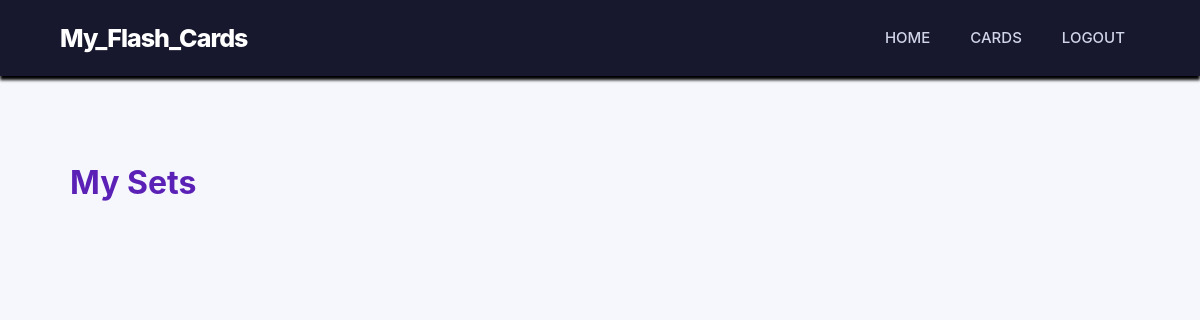
Page /sets (signed in) on the earlier database version.
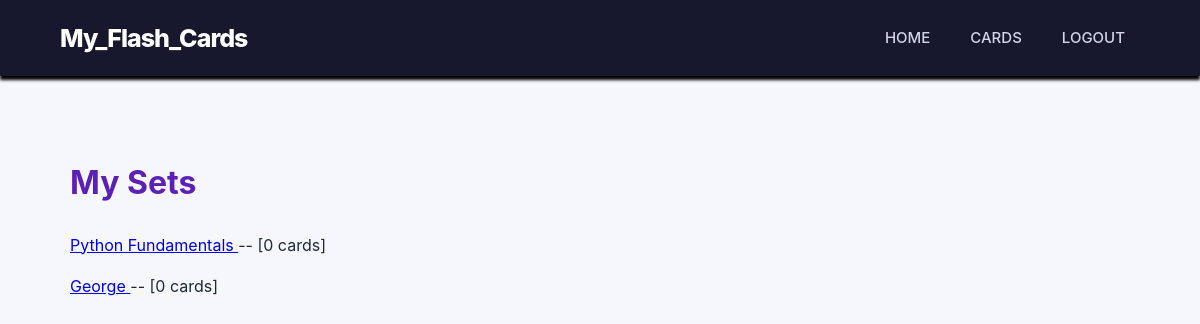
Same page on the later database version.
### papo_cito.py (models this page shows)
class CardSet(db.Model):
    __tablename__ = "card_sets"
    id = db.Column(db.Integer, primary_key=True)
    name = db.Column(db.String(100), nullable=False)
    user_id = db.Column(db.Integer, db.ForeignKey("pot_users.id"), nullable=False)
    cards = db.relationship("Card", secondary=card_set_cards, backref=db.backref("sets", lazy="select"))

### papo_cito.py (the view)
@app.route("/sets")
def my_sets():
    if "user_id" not in session:
        return redirect(url_for("login"))
    sets = CardSet.query.filter_by(
            user_id=session["user_id"]
            ).order_by(CardSet.id.asc()).all()
    return render_template("sets.html", sets=sets)

### templates/sets.html (shortened to what this page needs)
{% extends "base.html" %}
{% block content %}
<div class="cards-page">
	<h1>My Sets</h1>
	{% for card_set in sets %}
		<p>
		<a href="{{ url_for("view_set", set_id=card_set.id) }}">
				{{ card_set.name }}
		</a>
			-- [{{ card_set.cards|length }} cards]
		</p>
	{% endfor %}
</div>
{% endblock %}

### templates/base.html (shortened to what this page needs)
<!DOCTYPE html>
<html lang="en">
<head>
	<link rel="stylesheet" href="{{ url_for('static', filename='css/style.css') }}">
</head>
<body>
	<nav class="navbar">
		<div class="nav-container">
			<a class="logo" href="{{ url_for('all_cards') }}" > My_Flash_Cards    </a>
			<div class="nav-links">
				{% if session.get("user_id") %}
				<a 	   href= "/        " > HOME      </a>
				<a         href= "/cards/all" > CARDS     </a>
				<a         href= "/logout  " > LOGOUT    </a>
				{% else %}
				<a         href= "/login   " > LOGIN     </a>
				<a         href= "/register" > REGISTER  </a>
				{% endif %}
			</div>
		</div>
	</nav>
	<main class="thic-breast">
		{% block content %}
		{% endblock %}
	</main>
</body>
</html>

### static/css/style.css (style rules this page uses)
:root { --primary: #635bff; --primary-dark: #4f46e5; --background: #f5f7fc; --surface: #ffffff; --text: #1e293b; --muted: #64748b; --border: #e2e8f0; }
* { box-sizing: border-box; }
body { margin: 0; font-family: -apple-system, BlinkMacSystemFont, "Segoe UI", Roboto, sans-serif; background: var(--background); color: var(--text); line-height: 1.6; }
.logo { color: #ffffff; font-size: 25px; font-weight: 800; letter-spacing: -1px; text-decoration: none; white-space: nowrap; }
.navbar { background: #17172e; padding: 16px 0; box-shadow: 0 4px 3px rgba(0, 0, 0.12); position: sticky; top: 0; z-index: 1000; }
.nav-container { width: 90%; max-width: 1200px; margin: 0 auto; display:flex; align-items: center; justify-content: space-between; gap: 24px; }
.nav-links { display: flex; align-items: center; gap: 10px; }
.nav-links a { color: #d1d5e8; text-decoration: none; font-size: 15px; font-weight:500; padding: 10px 15px; border-radius: 10px; transition: background 0.2s ease, color 0.2s ease, transform 0.2s ease; }
.cards-page { max-width: 1100px; margin:40px auto; padding: 20px; }
.cards-page h1 { color: #5b21b6; margin-bottom: 24px; }

Differences in the rows shown:
added CardSet: name "Python Fundamentals", cards|length "0"
added CardSet: name "George", cards|length "0"
